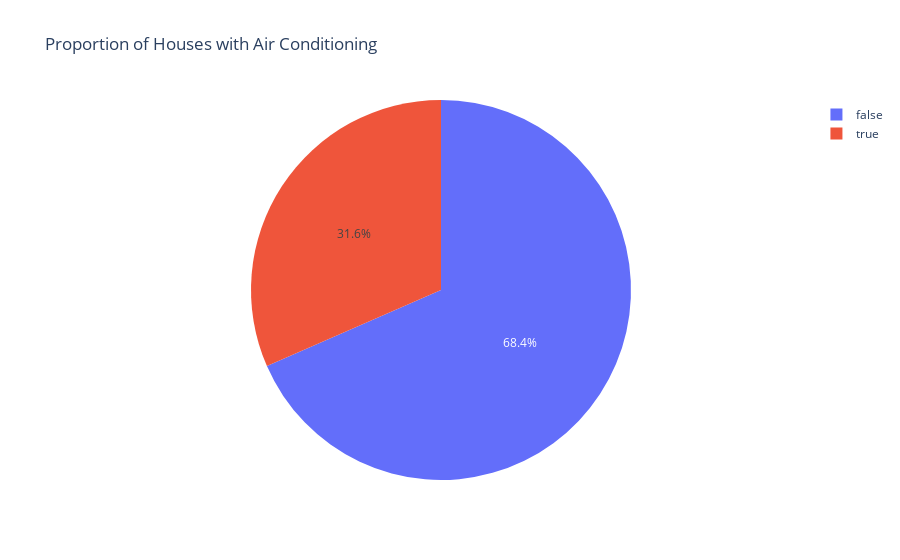

Notebook code cell kept with this figure:
### Markdown cell above
## Pie chart (Proportion of Houses with Air Conditioning)

### Code cell
airconditioning_counts = house_df_bool['airconditioning_yes'].value_counts()
pie_fig = px.pie(values=airconditioning_counts, names=airconditioning_counts.index,
                 title='Proportion of Houses with Air Conditioning',
                 template='plotly_white')

pie_fig.show()
pie_fig.write_html("area_price_box.html")

### Figure 1 — Plotly figure (JSON) as saved in the notebook; plotly's stock layout.template omitted (floating-point values rounded to 4 significant figures)
{"data": [{"domain": {"x": [0, 1], "y": [0, 1]}, "hovertemplate": "label=%{label}<br>value=%{value}<extra></extra>", "labels": [false, true], "legendgroup": "", "name": "", "showlegend": true, "type": "pie", "values": [373, 172]}], "layout": {"legend": {"tracegroupgap": 0}, "title": {"text": "Proportion of Houses with Air Conditioning"}}}
